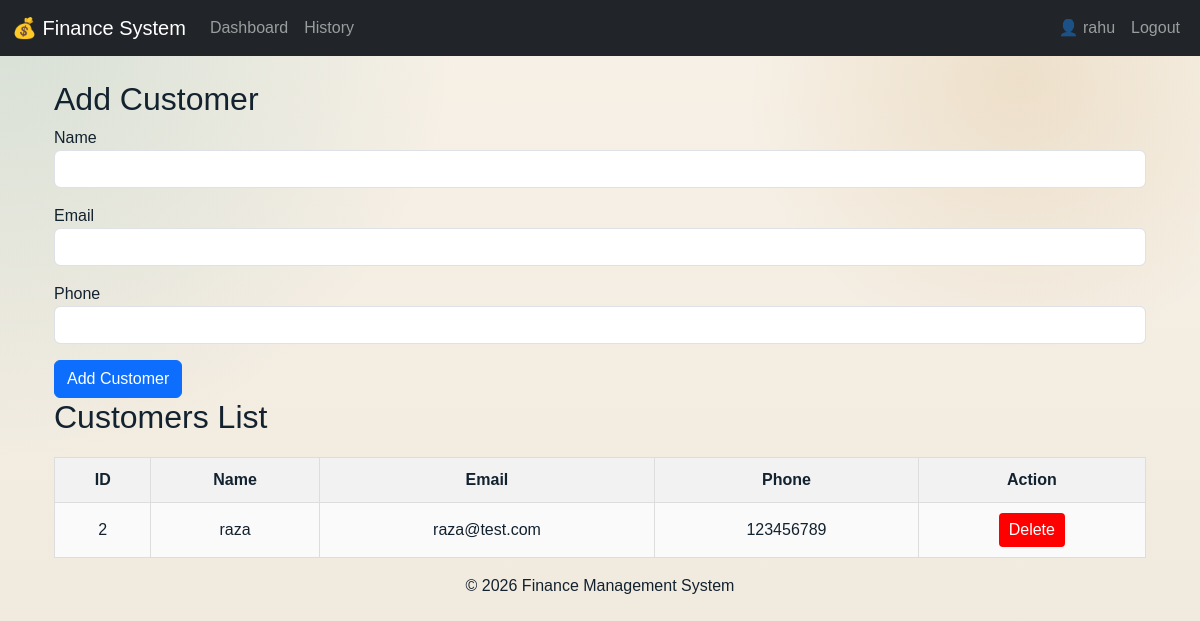
The page /admin/manage-customers (signed in) on the database its author committed.
### tables this page shows
CREATE TABLE customers (
    id INTEGER PRIMARY KEY AUTOINCREMENT,
    name TEXT NOT NULL,
    email TEXT,
    phone TEXT,
    created_at TIMESTAMP DEFAULT CURRENT_TIMESTAMP
);

### app.py (the view)
@app.route("/admin/manage-customers")
@login_required
def customer():
    conn = get_db_connection()
    customers = conn.execute("SELECT * FROM customers").fetchall()
    conn.close()
    return render_template(
    "admin/manage-customers.html",
    customers=customers
)

### app.py (called while the page is built)
def get_db_connection():
    conn = sqlite3.connect("finance.db")
    conn.row_factory = sqlite3.Row
    return conn

### helper.py (called while the page is built)
def login_required(f):
    @wraps(f)
    def decorated_function(*args, **kwargs):
        if session.get("user_id") is None:
            return redirect("/login")
        return f(*args, **kwargs)
    return decorated_function

### templates/admin/manage-customers.html (shortened to what this page needs)
{% extends "layout.html" %}
{% block main %}
<div class="container mt-4">
    <h2>Add Customer</h2>
    <form action="/create-customer" method="POST">
        <div class="mb-3">
            <label>Name</label>
            <input type="text" name="name" class="form-control" required>
        </div>
        <div class="mb-3">
            <label>Email</label>
            <input type="email" name="email" class="form-control">
        </div>
        <div class="mb-3">
            <label>Phone</label>
            <input type="text" name="phone" class="form-control">
        </div>
        <button type="submit" class="btn btn-primary">Add Customer</button>
    </form>
    <h2>Customers List</h2>
    <table>
        <tr>
            <th>ID</th>
            <th>Name</th>
            <th>Email</th>
            <th>Phone</th>
            <th>Action</th>
        </tr>
        {% for customer in customers %}
        <tr>
            <td>{{ customer.id }}</td>
            <td>{{ customer.name }}</td>
            <td>{{ customer.email }}</td>
            <td>{{ customer.phone }}</td>
            <td>
                <form action="/delete-customer" method="POST">
                    <button type="submit">Delete</button>
                </form>
            </td>
        </tr>
        {% endfor %}
    </table>
</div>
{% endblock %}

### static/styles.css (style rules this page uses)
:root { --bg: #f3eee6; --bg-soft: #fbf7f2; --surface: rgba(255, 255, 255, 0.82); --surface-strong: rgba(255, 255, 255, 0.94); --ink: #13222f; --ink-soft: #5f7080; --line: rgba(19, 34, 47, 0.1); --navy: #16324f; --teal: #0f766e; --amber: #b7791f; --danger: #b4534b; --success: #2f855a; --shadow: 0 22px 50px rgba(17, 32, 49, 0.12); }
* { box-sizing: border-box; }
html { min-height: 100%; }
body { margin: 0; min-height: 100vh; font-family: "IBM Plex Sans", sans-serif; color: var(--ink); background: radial-gradient(circle at top left, rgba(15, 118, 110, 0.14), transparent 32%), radial-gradient(circle at 85% 10%, rgba(183, 121, 31, 0.14), transparent 22%), linear-gradient(180deg, #f7f1e7 0%, #efe8dc 100%); }
button, input, select, textarea { font: inherit; }

### templates/admin/manage-customers.html (style rules this page uses)
table { width: 100%; border-collapse: collapse; margin-top: 20px; font-family: Arial, sans-serif; }
th, td { border: 1px solid #ddd; padding: 10px; text-align: center; }
th { background-color: #f2f2f2; font-weight: bold; }
tr:nth-child(even) { background-color: #fafafa; }
button { background-color: red; color: white; border: none; padding: 5px 10px; cursor: pointer; border-radius: 4px; }

### rows shown on the page
customers: id "2", name "raza", email "raza@test.com", phone "123456789"

### other values the page prints
{{ session.get("user_name") }} "rahu"
